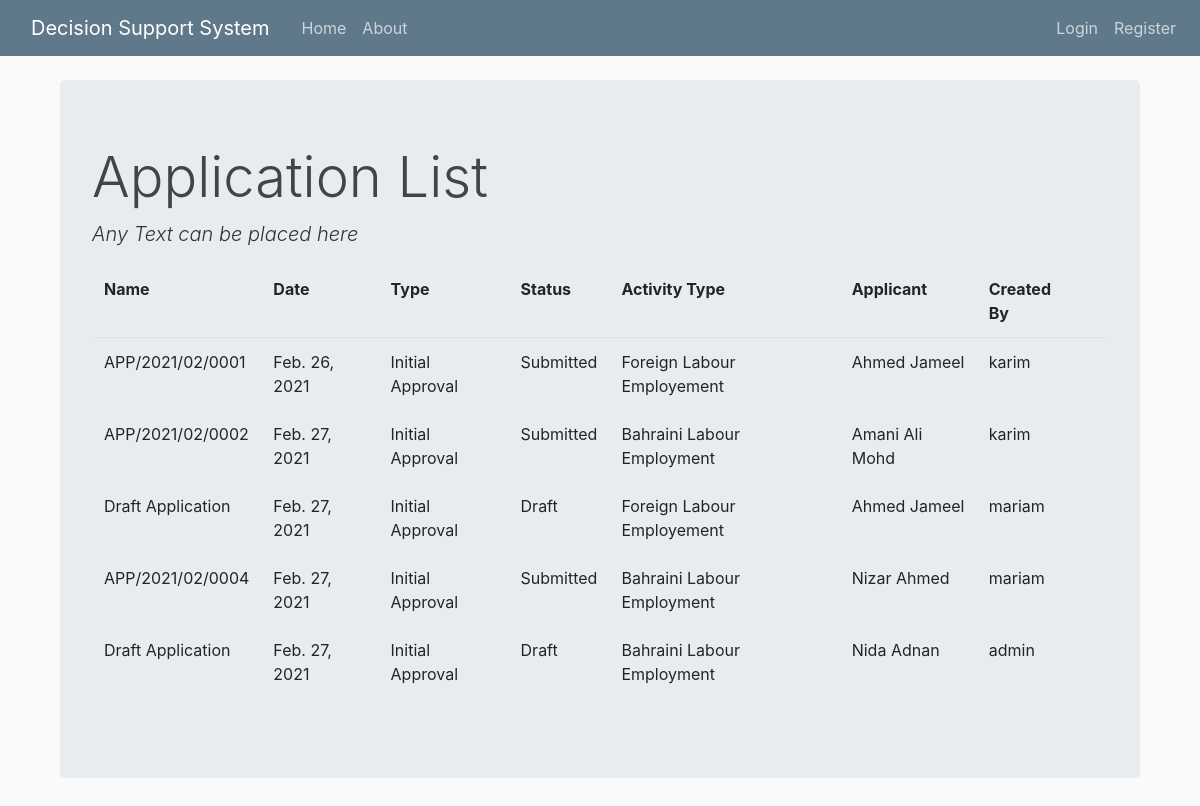
The app's page /application/list/, older data.
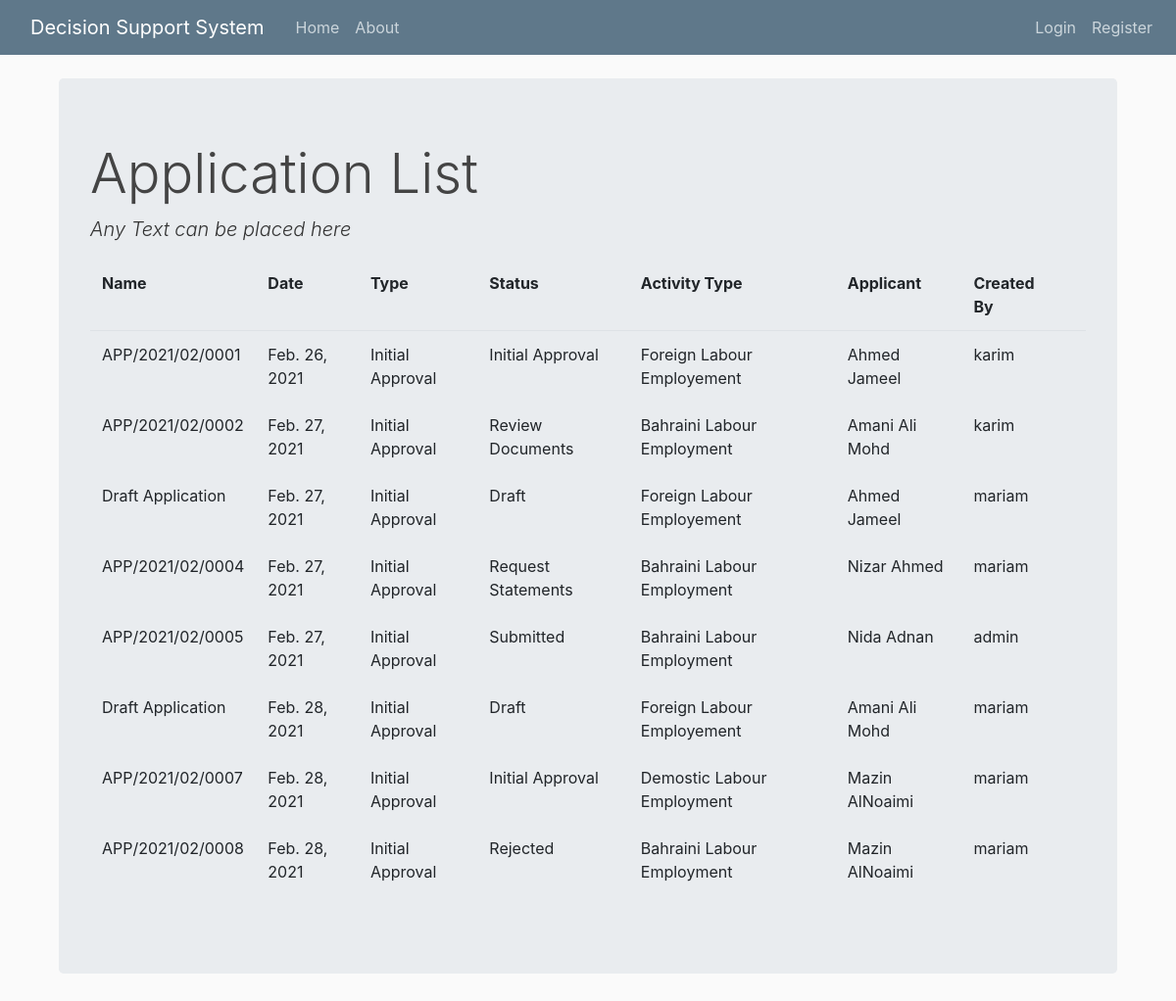
The same page, newer data.
### app/models.py (models this page shows, shortened)
class Application(models.Model):
    activity_type_list = (
        ('demostic', 'Demostic Labour Employment'),
        ('foreign', 'Foreign Labour Employement'),
        ('local', 'Bahraini Labour Employment')
    )
    financial_guarantee_list = (
        ('manager_cheque', 'Manager Cheque'),
        ('bank_guarantee', 'Bank Guarantee')
    )
    intial_approval_list = (
        ('approve', 'Approve'),
        ('reject', 'Reject')
    )
    app_no = models.CharField(_("Application No"), max_length=50, default='Draft Application')
    app_date = models.DateField(_("Application Date"), default=datetime.date.today)
    app_type = models.CharField(_("Application Type"), max_length=50, default='Initial Approval')
    app_status = models.CharField(_("Status"), max_length=50, default='Draft')
    activty_type = models.CharField(_("Activity Type"), max_length=50, choices=activity_type_list)
    staff_comments = models.TextField(_("Comments"), blank=True)
    manager_comments = models.TextField(_("Manager Comments"), blank=True)
    intial_approval = models.CharField(_("Manager Decision"), max_length=50, choices=intial_approval_list, blank=True)
    financial_guarantee = models.CharField(_("Financial Guarantee"), max_length=50, choices=financial_guarantee_list, blank=True)
    financial_guarantee_expiry_date = models.DateField(_("Financial Guarantee Expiry Date"), null=True, blank=True)
    cr = models.CharField(_("CR No"), max_length=50, blank=True)
    cr_reg_date = models.DateField(_("Registration Date"), null=True, blank=True)
    full_en_name = models.CharField(_("Commercial Eng Name"), max_length=250, blank=True)
    license_no = models.CharField(_("License No"), max_length=50, blank=True)
    license_expiry_date = models.DateField(_("License Expiry Date"), null=True, blank=True)
    flat_no = models.IntegerField(_("Flat No"), default=0)
    building_no = models.IntegerField(_("Building No"), default=0)
    road_no = models.IntegerField(_("Road No"), default=0)
    area = models.CharField(_("Area"), max_length=50, blank=True)
    contact1 = models.CharField(_("Phone"), max_length=50, blank=True)
    contact2 = models.CharField(_("Fax"), max_length=50, blank=True)
    email = models.EmailField(_("Email"), max_length=254, blank=True)
    fh_flat_no = models.IntegerField(_("Flat No"), default=0)
    fh_building_no = models.IntegerField(_("Building No"), default=0)
    fh_road_no = models.IntegerField(_("Road No"), default=0)
    fh_area = models.CharField(_("Area"), max_length=50, blank=True)
    fh_contact1 = models.CharField(_("Phone"), max_length=50, blank=True)
    fh_contact2 = models.CharField(_("Fax"), max_length=50, blank=True)
    qsreq = models.IntegerField(_("Uploaded Documents"), default=0)
    qnreq = models.IntegerField(_("Org Required Documents"), default=1)
    dreq = models.FloatField(_("Adequacy of Requirements Level"), default=0)
    qsrec = models.IntegerField(_("Satisfying Recommendations"), default=0)
    qnrec = models.IntegerField(_("All Recommendations"), default=1)
    drec = models.FloatField(_("Adequacy of Recommendations Level"), default=0)
    cr_doc = models.FileField(_("CR Doc"), upload_to='doc_library', max_length=100, null=True, blank=True)
    bank_statement_doc = models.FileField(_("Bank Statement Doc"), upload_to='doc_library', max_length=100, null=True, blank=True)
    lmra_agreement = models.FileField(_("LMRA Agreement"), upload_to='doc_library', max_length=100, null=True, blank=True)
    cert1_doc = models.FileField(_("MOIS Cert"), upload_to='doc_library', max_length=100, null=True, blank=True)
    cert2_doc = models.FileField(_("MOH Cert"), upload_to='doc_library', max_length=100, null=True, blank=True)
    cert3_doc = models.FileField(_("MOL Cert"), upload_to='doc_library', max_length=100, null=True, blank=True)
    cr_rent_doc = models.FileField(_("CR Rental Agreement Doc"), upload_to='doc_library', max_length=100, null=True, blank=True)
    fh_rent_doc = models.FileField(_("Temp FH Rental Agreement Doc"), upload_to='doc_library', max_length=100, null=True, blank=True)
    cr_ewa_bill_doc = models.FileField(_("CR EWA Bill Doc"), upload_to='doc_library', max_length=100, null=True, blank=True)
    fh_ewa_bill_doc = models.FileField(_("Temp FH EWA Bill Doc"), upload_to='doc_library', max_length=100, null=True, blank=True)
    employment_office_receipt = models.FileField(_("Employment Office Receipt"), upload_to='doc_library', max_length=100, null=True, blank=True)
    applicant_id = models.ForeignKey(Applicant, verbose_name=_(""), on_delete=models.CASCADE)
    user_id = models.ForeignKey(User, verbose_name=_(""), on_delete=models.CASCADE)

class Applicant(models.Model):
    gender_list = (
        ('male', 'Male'),
        ('female', 'Female'),
    )
    qualification_list = (
        ('secondary_school', 'Secondary School'),
        ('diploma', 'Diploma'),
        ('bsc', 'BSc'),
        ('high_diploma', 'High Diploma'),
        ('master', 'Master'),
        ('phd', 'PhD'),
    )
    nationality_list = (
        ('none', 'Select your nationality'),
        ('bahraini', 'Bahraini'),
        ('non_bahraini', 'None Bahraini')
    )
    cpr = models.CharField(_("CPR No"), max_length=9)
    cpr_expiry_date = models.DateField(_("CPR Expire Date"), auto_now=False, auto_now_add=False)
    passport_expiry_date = models.DateField(_("Passport Expire Date"), auto_now=False, auto_now_add=False)
    fullname = models.CharField(_("Full Name"), max_length=100)
    nationality =  models.CharField(_("Nationality"), max_length=50, choices=nationality_list, default='none')
    gender = models.CharField(_("Gender"), max_length=10, choices=gender_list)
    qualification = models.CharField(_("Qualification"), max_length=50, choices=qualification_list)
    occupcation = models.CharField(_("Occupation"), max_length=50)
    has_application = models.BooleanField(_("Has Applicatino on process"), default=False)
    flat_no = models.IntegerField(_("Flat No"), default=0)
    building_no = models.IntegerField(_("Building No"), default=0)
    road_no = models.IntegerField(_("Road No"), default=0)
    area = models.CharField(_("Area"), max_length=50, blank=True)
    contact1 = models.CharField(_("Phone"), max_length=50, blank=True)
    contact2 = models.CharField(_("Mobile"), max_length=50, blank=True)
    email = models.EmailField(_("Email"), max_length=254, blank=True)
    user_id = models.ForeignKey(User, verbose_name=_(""), on_delete=models.CASCADE)
    cpr_doc = models.FileField(_("CPR Doc"), upload_to='doc_library', max_length=100)
    passport_doc = models.FileField(_("Passport Doc"), upload_to='doc_library', max_length=100)
    behavior_cert_doc = models.FileField(_("Behavior Certificate Doc"), upload_to='doc_library', max_length=100)
    bank_statement_doc = models.FileField(_("Bank Statement Doc"), upload_to='doc_library', max_length=100)
    is_10000_exist = models.BooleanField(_("Is 10000 BD exist in Applicant Bank Statement"), default=False)

### app/views.py (the view)
# urls.py: path('application/list/',views.application_list,name='application_list'),
def application_list(request):
    context = {'application_list': Application.objects.all()}
    return render(request, "app/application_list.html", context)

### app/templates/app/application_list.html (shortened to what this page needs)
{% extends "app/base.html" %}
{% block content %}
<h1 class="display-4">Application List</h1>
<p class="lead font-italic">Any Text can be placed here</p>
<table class="table table-borderless">
    <thead class="border-bottom font-weight-bold">
        <tr>
            <td>Name</td>
            <td>Date</td>
            <td>Type</td>
            <td>Status</td>
            <td>Activity Type</td>
            <td>Applicant</td>
            <td>Created By</td>
            <td>
            </td>
        </tr>
    </thead>
    <tbody>
        {% for application in application_list %}
            <tr>
                <td>{{application.app_no}}</td>
                <td>{{application.app_date}}</td>
                <td>{{application.app_type}}</td>
                <td>{{application.app_status}}</td>
                <td>{{application.get_activty_type_display}}</td>
                <td>{{application.applicant_id.fullname}}</td>
                <td>{{application.user_id.username}}</td>
                <td>
                </td>
            </tr>
        {% endfor %}
    </tbody>
</table>
{% endblock content %}

### app/templates/app/base.html (shortened to what this page needs)
{% load static %}
<!DOCTYPE html>
<html lang="en">
<head>
    <link rel="stylesheet" href="https://stackpath.bootstrapcdn.com/bootstrap/4.3.1/css/bootstrap.min.css"
>
    <link rel="stylesheet" href="https://cdnjs.cloudflare.com/ajax/libs/font-awesome/5.11.2/css/all.min.css">
    <link rel="stylesheet" type="text/css" href="{% static 'app/main.css' %}">
</head>
<body>
    <header class="site-header">
      <nav class="navbar navbar-expand-md navbar-dark bg-steel fixed-top">
        <div class="container">
          <a class="navbar-brand mr-4" href="{% url 'app-home' %}">Decision Support System</a>
          <div class="collapse navbar-collapse" id="navbarToggle">
            <div class="navbar-nav mr-auto">
              <a class="nav-item nav-link" href="{% url 'app-home' %}">Home</a>
              <a class="nav-item nav-link" href="{% url 'app-about' %}">About</a>
            </div>
          </div>
        </div>
            <div class="navbar-nav">
              {% if user.is_authenticated %}
                {% if user.is_staff%}
                  <a class="nav-item nav-link" href="{% url 'profile' %}">Welcome Staff ({{ user.username.upper }})</a>
                {% else %}
                  <a class="nav-item nav-link" href="{% url 'profile' %}">Welcome Client ({{ user.username.upper }})</a>
                {% endif %}
                <a class="nav-item nav-link" href="{% url 'logout' %}">Logout</a>
              {% else %}
                <a class="nav-item nav-link" href="{% url 'login' %}">Login</a>
                <a class="nav-item nav-link" href="{% url 'register' %}">Register</a>
              {% endif %}
            </div>
      </nav>
    </header>
    <main role="main" class="container">
        <div class="col-lg-12 ">
        <div class="jumbotron">
          {% block content %}{% endblock %}
          </div>
        </div>
    </main>
</body>
</html>

### app/static/app/main.css (style rules this page uses)
body { background: #fafafa; color: #333333; margin-top: 5rem; }
h1, h2, h3, h4, h5, h6 { color: #444444; }
.bg-steel { background-color: #5f788a; }
.site-header .navbar-nav .nav-link { color: #cbd5db; }

Row changes from the older to the newer data that the page shows:
changed Application "APP/2021/02/0001": app_status "Submitted" → "Initial Approval"
changed Application: app_status "Submitted" → "Review Documents"
changed Application "Nizar Ahmed": app_status "Submitted" → "Request Statements"
changed Application "Nida Adnan": app_no "Draft Application" → "APP/2021/02/0005"; app_status "Draft" → "Submitted"
added Application: app_no "Draft Application", app_date "Feb. 28, 2021", app_type "Initial Approval", app_status "Draft", activty_type "Foreign Labour Employement", applicant_id.fullname "Amani Ali Mohd", user_id.username "mariam"
added Application: app_no "APP/2021/02/0007", app_date "Feb. 28, 2021", app_type "Initial Approval", app_status "Initial Approval", activty_type "Demostic Labour Employment", applicant_id.fullname "Mazin AlNoaimi", user_id.username "mariam"
added Application: app_no "APP/2021/02/0008", app_date "Feb. 28, 2021", app_type "Initial Approval", app_status "Rejected", activty_type "Bahraini Labour Employment", applicant_id.fullname "Mazin AlNoaimi", user_id.username "mariam"
